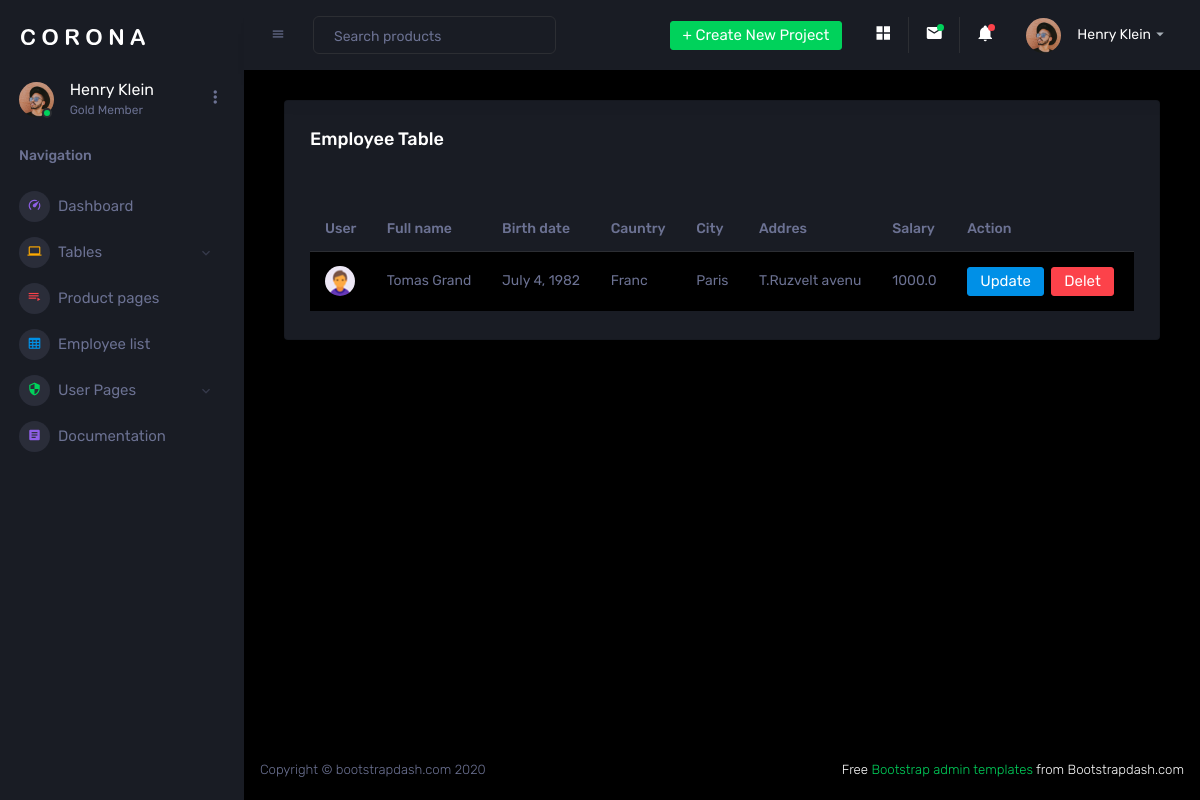
/e-table/, run on the app's committed database.
### main/models.py (models this page shows, shortened)
class Employee(models.Model):
    full_name = models.CharField(max_length=100)
    birth_date = models.DateField()
    country = models.CharField(max_length=70)
    city = models.CharField(max_length=50)
    adress = models.CharField(max_length=70)
    img = models.ImageField(upload_to='media')
    salari = models.FloatField()

### main/views.py (the view)
# urls.py: path('e-table/',views.tablePage,name='e-table'),
def tablePage(request):
    employees = Employee.objects.all()
    context = {
        'employees' : employees
    }
    return render(request,'mainapp/e-table.html',context)

### main/templates/mainapp/e-table.html
{% extends "mainapp/base.html" %}
{% load static %}
{% block content %}
<div class="col-lg-12 grid-margin stretch-card">
    <div class="card">
      <div class="card-body">
        <h4 class="card-title">Employee Table</h4>
        <p class="card-description">  <code></code>
        </p>
        <div class="table-responsive">
          <table class="table table-striped">
            <thead>
              <tr>
                <th> User </th>
                <th> Full name </th>
                <th> Birth date </th>
                <th> Cauntry </th>
                <th> City </th>
                <th> Addres </th>
                <th> Salary </th>
                <th>Action</th>
              </tr>
            </thead>
            <tbody>
            {% for employee in employees %}
              <tr>
                <td class="py-1">
                  <img src="{%static 'assets/images/faces-clipart/pic-1.png' %}" alt="image" />
                </td>
                <td>{{ employee.full_name }}</td>
                <td>{{ employee.birth_date }}</td>
                <td>{{ employee.country }}</td>
                <td>{{ employee.city }}</td>
                <td>{{ employee.adress }}</td>
                <td>{{ employee.salari }}</td>
                <td>
                  <a href="{% url 'e_update' employee.id%}" tipe="submit" class="btn btn-primary mr-1">Update</a>
                  <a href="{% url 'e_delete' employee.id%}" tipe="submit" class="btn btn-danger mr-1">Delet</a>
                </td>
              </tr>
            {% endfor %}
            </tbody>
          </table>
        </div>
      </div>
    </div>
  </div>
{%endblock%}

### data on the page
Employee: full_name "Tomas Grand", birth_date "July 4, 1982", country "Franc", city "Paris", adress "T.Ruzvelt avenu", salari "1000.0"
